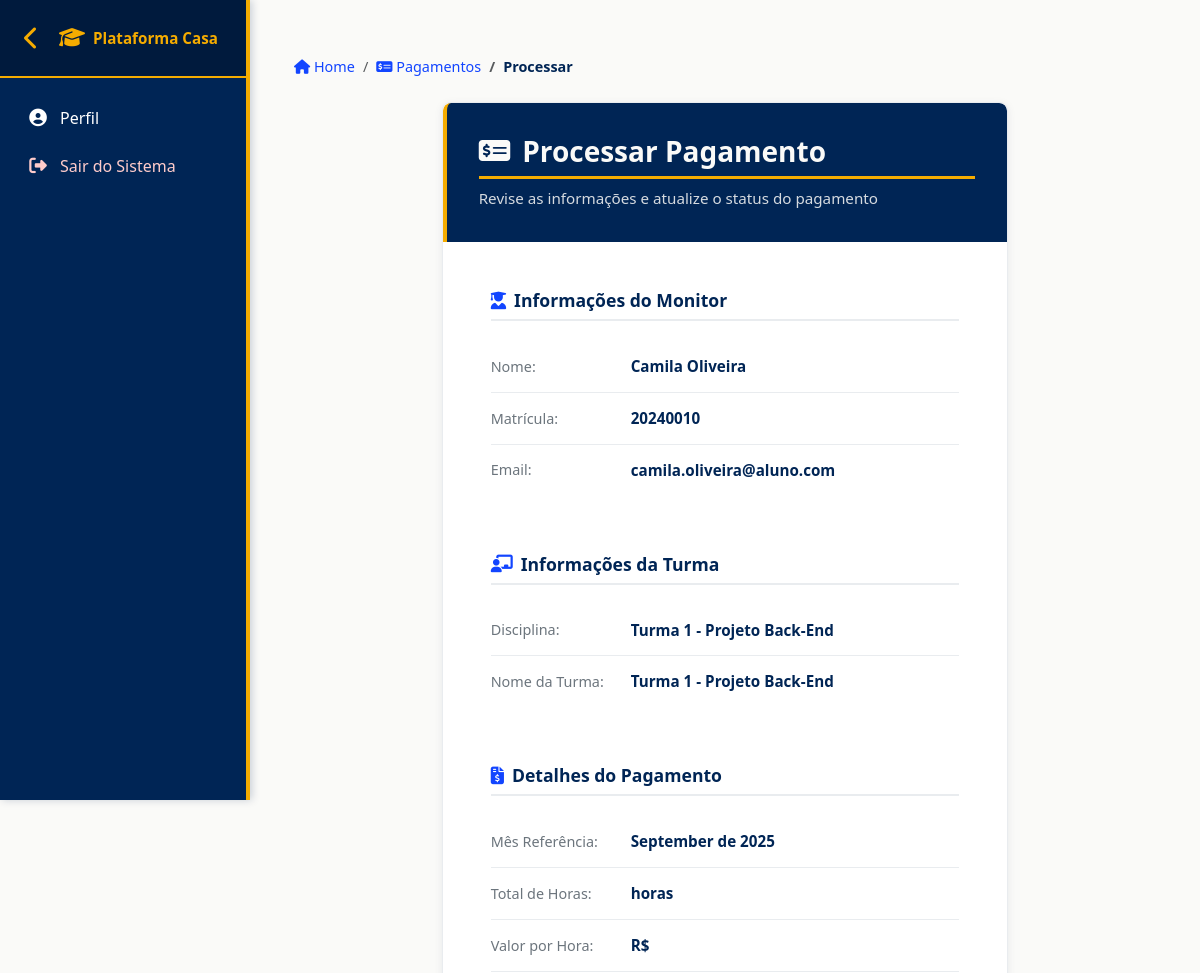
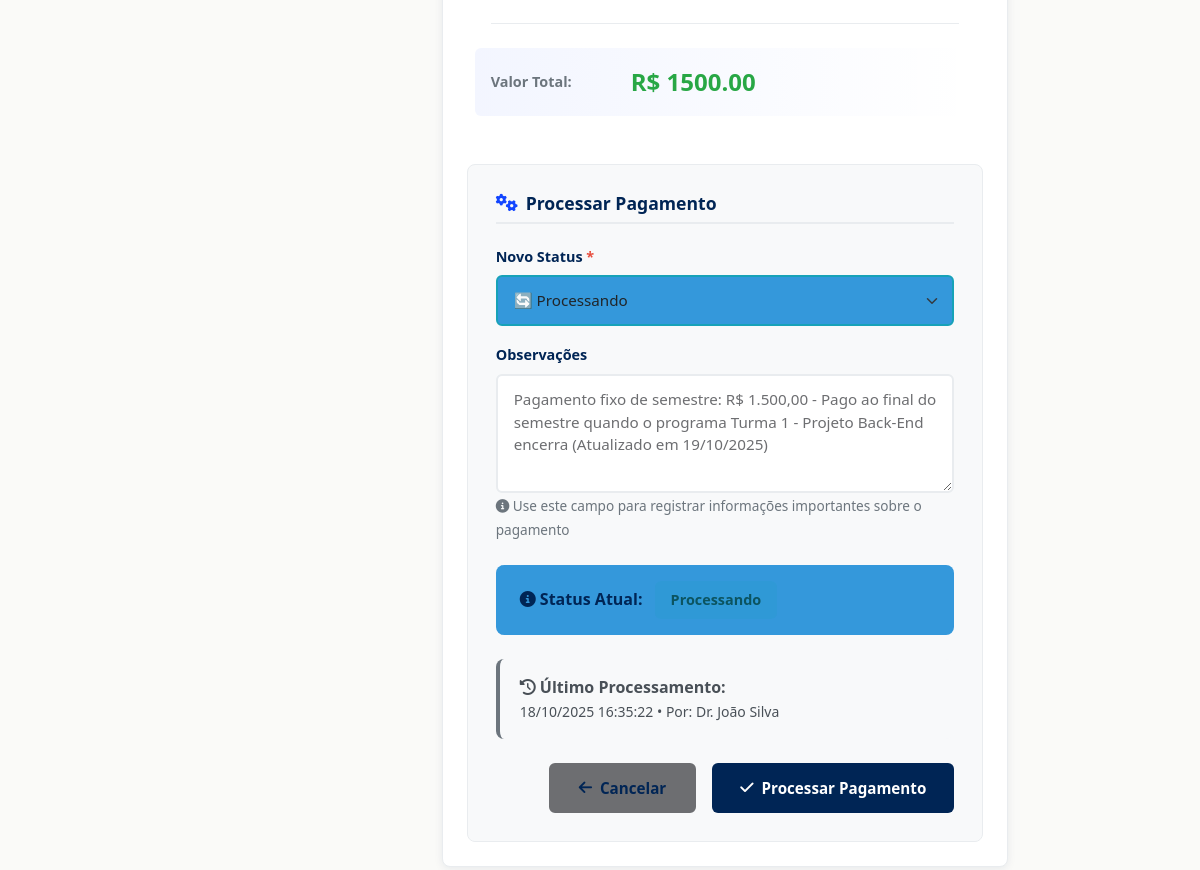
The app's page /gestao/pagamentos/1/processar/ with its own data (2 pictures, top to bottom).
### plataforma_Casa/models.py (models this page shows, shortened)
class StatusPagamento(models.Model):
    STATUS_CHOICES = [
        ('Pendente', 'Pendente'),
        ('Processando', 'Processando'),
        ('Pago', 'Pago'),
        ('Cancelado', 'Cancelado'),
    ]
    VALOR_SEMESTRE = Decimal('1500.00')  # Valor fixo: R$1.500 por semestre
    monitor = models.ForeignKey(Aluno, on_delete=models.CASCADE, related_name='pagamentos')
    turma = models.ForeignKey(Turma, on_delete=models.CASCADE, related_name='pagamentos')
    mes_referencia = models.DateField(help_text="Data final do semestre para este pagamento")
    valor_total = models.DecimalField(max_digits=10, decimal_places=2, editable=False, default=Decimal('1500.00'))
    status = models.CharField(max_length=50, choices=STATUS_CHOICES, default='Pendente')
    processado_por = models.ForeignKey(Funcionario, on_delete=models.SET_NULL, null=True, blank=True, related_name='pagamentos_processados')
    data_processamento = models.DateTimeField(null=True, blank=True)
    observacao = models.TextField(blank=True, null=True, help_text="Observações sobre o pagamento")
    criado_em = models.DateTimeField(auto_now_add=True)
    class Meta:
        verbose_name = 'Status de Pagamento'
        verbose_name_plural = 'Status de Pagamentos'
        ordering = ['-mes_referencia']

class Usuario(models.Model):
    nome = models.CharField(max_length=100)
    email = models.EmailField(max_length=100)
    tipo_usuario = models.ForeignKey(TipoUsuario, on_delete=models.CASCADE)
    ativo = models.BooleanField(default=True)

class Aluno(Usuario):
    matricula = models.CharField(max_length=20, unique=True)
    curso = models.ForeignKey(Curso, on_delete=models.CASCADE)
    data_ingresso = models.DateField()
    periodo = models.IntegerField()
    cr_geral = models.FloatField()

class Turma(models.Model):
    nome = models.CharField(max_length=100)
    vaga = models.ForeignKey(Vaga, on_delete=models.CASCADE)
    sala = models.ForeignKey(Sala, on_delete=models.CASCADE)
    descricao = models.TextField()
    data_inicio = models.DateField()
    data_fim = models.DateField()
    dias_da_semana = models.CharField(max_length=100)  # Ex: "Segunda, Quarta, Sexta"
    horario = models.CharField(max_length=50)  # Ex: "18:00 - 21:00"
    monitor = models.ForeignKey(Aluno, on_delete=models.CASCADE, related_name='monitorias')
    curso = models.ForeignKey(Curso, on_delete=models.CASCADE)
    ativo = models.BooleanField(default=True)
    criado_em = models.DateTimeField(auto_now_add=True)

class Vaga(models.Model):
    nome = models.CharField(max_length=100)
    curso = models.ForeignKey(Curso, on_delete=models.CASCADE)
    coordenador = models.ForeignKey(Funcionario, on_delete=models.CASCADE, related_name='vagas_coordenadas')
    descricao = models.TextField()
    requisitos = models.TextField()
    responsabilidades = models.TextField(blank=True, null=True)  # Novo campo
    numero_vagas = models.IntegerField(default=1)  # Novo campo
    disciplina = models.CharField(max_length=100, blank=True, null=True)  # Novo campo
    monitores = models.ManyToManyField(Aluno, related_name='vagas_inscritas', blank=True)
    ativo = models.BooleanField(default=True)
    criado_em = models.DateTimeField(auto_now_add=True)

### plataforma_Casa/views.py (the view, shortened to what this page needs)
# urls.py: path('gestao/pagamentos/<int:pagamento_id>/processar/', views.processar_pagamento, name='processar_pagamento'),
def processar_pagamento(request, pagamento_id):
    pagamento = get_object_or_404(StatusPagamento, id=pagamento_id)
    context = {'pagamento': pagamento}
    return render(request, 'gestao/processar_pagamento.html', context)

### plataforma_Casa/context_processors.py (called while the page is built, shortened)
def user_groups(request):
    return {
        'is_aluno': False,
        'is_monitor': False,
        'is_professor': False,
        'is_admin': False,
    }

### plataforma_Casa/templates/gestao/processar_pagamento.html (shortened to what this page needs)
{% extends 'base.html' %}
{% load static %}
{% block content %}
<div class="container py-4">
    <nav aria-label="breadcrumb" class="mb-4">
        <ol class="breadcrumb">
            <li class="breadcrumb-item">
                <a href="{% url 'dashboard_gestao' %}"><i class="fas fa-home"></i> Home</a>
            </li>
            <li class="breadcrumb-item">
                <a href="{% url 'gerenciar_pagamentos' %}"><i class="fas fa-money-check-alt"></i> Pagamentos</a>
            </li>
            <li class="breadcrumb-item active" aria-current="page">Processar</li>
        </ol>
    </nav>
    <div class="row justify-content-center">
        <div class="col-lg-8">
            <div class="process-card">
                <div class="page-header">
                    <h1>
                        <i class="fas fa-money-check-alt"></i> Processar Pagamento
                    </h1>
                    <p>Revise as informações e atualize o status do pagamento</p>
                </div>
                <div class="card-body p-4">
                    <div class="info-section">
                        <h5 class="section-title">
                            <i class="fas fa-user-graduate"></i> Informações do Monitor
                        </h5>
                        <div class="info-row">
                            <span class="info-label">Nome:</span>
                            <span class="info-value">{{ pagamento.monitor.nome }}</span>
                        </div>
                        <div class="info-row">
                            <span class="info-label">Matrícula:</span>
                            <span class="info-value">{{ pagamento.monitor.matricula }}</span>
                        </div>
                        <div class="info-row">
                            <span class="info-label">Email:</span>
                            <span class="info-value">{{ pagamento.monitor.email }}</span>
                        </div>
                    </div>
                    <div class="info-section">
                        <h5 class="section-title">
                            <i class="fas fa-chalkboard-teacher"></i> Informações da Turma
                        </h5>
                        <div class="info-row">
                            <span class="info-label">Disciplina:</span>
                            <span class="info-value">{{ pagamento.turma.vaga.disciplina|default:pagamento.turma.nome }}</span>
                        </div>
                        <div class="info-row">
                            <span class="info-label">Nome da Turma:</span>
                            <span class="info-value">{{ pagamento.turma.nome }}</span>
                        </div>
                    </div>
                    <div class="info-section">
                        <h5 class="section-title">
                            <i class="fas fa-file-invoice-dollar"></i> Detalhes do Pagamento
                        </h5>
                        <div class="info-row">
                            <span class="info-label">Mês Referência:</span>
                            <span class="info-value">{{ pagamento.mes_referencia|date:"F \d\e Y" }}</span>
                        </div>
                        <div class="info-row">
                            <span class="info-label">Total de Horas:</span>
                            <span class="info-value">{{ pagamento.total_horas }} horas</span>
                        </div>
                        <div class="info-row">
                            <span class="info-label">Valor por Hora:</span>
                            <span class="info-value">R$ {{ pagamento.valor_hora|floatformat:2 }}</span>
                        </div>
                        <div class="divider"></div>
                        <div class="info-row highlight">
                            <span class="info-label"><strong>Valor Total:</strong></span>
                            <span class="info-value">
                                R$ {{ pagamento.valor_total|floatformat:2 }}
                            </span>
                        </div>
                    </div>
                    <div class="form-section">
                        <h5 class="section-title">
                            <i class="fas fa-cogs"></i> Processar Pagamento
                        </h5>
                        <form method="POST">
                            <div class="mb-3">
                                <label for="status" class="form-label">
                                    Novo Status <span class="text-danger">*</span>
                                </label>
                                <select name="status" id="status" class="form-select" required>
                                    <option value="Processando" {% if pagamento.status == 'Processando' %}selected{% endif %}>
                                        🔄 Processando
                                    </option>
                                </select>
                            </div>
                            <div class="mb-4">
                                <label for="observacao" class="form-label">
                                    Observações
                                </label>
                                <textarea name="observacao"
                                          id="observacao"
                                          class="form-control"
                                          rows="4"
                                          placeholder="Digite observações sobre o processamento...">{{ pagamento.observacao }}</textarea>
                                <small class="text-muted">
                                    <i class="fas fa-info-circle"></i>
                                    Use este campo para registrar informações importantes sobre o pagamento
                                </small>
                            </div>
                            {% if pagamento.status %}
                            <div class="alert alert-info mb-4">
                                <strong><i class="fas fa-info-circle"></i> Status Atual:</strong>
                                <span class="status-badge {{ pagamento.status|lower }} ms-2">
                                    {{ pagamento.status }}
                                </span>
                            </div>
                            {% endif %}
                            {% if pagamento.data_processamento %}
                            <div class="alert alert-secondary mb-4">
                                <strong><i class="fas fa-history"></i> Último Processamento:</strong><br>
                                <small>
                                    {{ pagamento.data_processamento|date:"d/m/Y H:i:s" }}
                                    {% if pagamento.processado_por %}
                                    • Por: {{ pagamento.processado_por.nome }}
                                    {% endif %}
                                </small>
                            </div>
                            {% endif %}
                            <div class="d-flex gap-3 justify-content-end mt-4">
                                <a href="{% url 'gerenciar_pagamentos' %}" class="btn btn-secondary btn-action">
                                    <i class="fas fa-arrow-left"></i> Cancelar
                                </a>
                                <button type="submit" class="btn btn-primary btn-action">
                                    <i class="fas fa-check"></i> Processar Pagamento
                                </button>
                            </div>
                        </form>
                    </div>
                </div>
            </div>
        </div>
    </div>
</div>
{% endblock %}

### plataforma_Casa/static/css/cores-institucionais.css (style rules this page uses)
:root { --cor-amarelo-institucional: #F5AC00; --cor-azul-escuro-principal: #002555; --cor-azul-auxiliar: #1245FF; --cor-cinza-escuro: #6d6e71; --cor-cinza-medio: #a7a9ab; --cor-cinza-claro: #d1d3d4; --cor-branco: #ffffff; --cor-preto: #000000; --cor-sucesso: #27ae60; --cor-erro: #e74c3c; --cor-aviso: #f39c12; --cor-info: #3498db; --sombra-leve: rgba(0, 37, 85, 0.1); --sombra-media: rgba(0, 37, 85, 0.2); --sombra-forte: rgba(0, 37, 85, 0.3); }
html, body { background-color: var(--cor-branco); color: var(--cor-cinza-escuro); font-family: 'Segoe UI', Tahoma, Geneva, Verdana, sans-serif; }
.btn-primary { background-color: var(--cor-azul-escuro-principal); border-color: var(--cor-azul-escuro-principal); color: var(--cor-branco); font-weight: 600; transition: all 0.3s ease; }
.btn-secondary { background-color: var(--cor-cinza-medio); border-color: var(--cor-cinza-medio); color: var(--cor-branco); font-weight: 600; }
.form-label { color: var(--cor-cinza-escuro); font-weight: 600; }
.form-control { border: 1px solid var(--cor-cinza-claro); color: var(--cor-cinza-escuro); transition: all 0.3s ease; }
.form-control::placeholder { color: var(--cor-cinza-medio); }
.alert-info { background-color: #d1ecf1; border-color: #bee5eb; color: #0c5460; }
h1, h2, h3, h4, h5, h6 { color: var(--cor-azul-escuro-principal); font-weight: 700; }
h1 { border-bottom: 3px solid var(--cor-amarelo-institucional); padding-bottom: 0.5rem; }
a { color: var(--cor-azul-escuro-principal); text-decoration: none; transition: all 0.3s ease; }
.text-muted { color: var(--cor-cinza-medio) !important; }

### plataforma_Casa/static/css/cores-padrao.css (style rules this page uses)
:root { --cor-amarelo-institucional: #F5AC00; --cor-azul-escuro-principal: #002555; --cor-azul-auxiliar: #1245FF; --cor-cinza-escuro: #6d6e71; --cor-cinza-medio: #a7a9ab; --cor-cinza-claro: #d1d3d4; --cor-branco: #ffffff; --cor-preto: #000000; --cor-sucesso: #27ae60; --cor-erro: #e74c3c; --cor-aviso: #f39c12; --cor-info: #3498db; }
.bg-primary, .btn-primary, .badge.bg-primary, .alert-primary, .border-primary { background-color: var(--cor-azul-escuro-principal) !important; border-color: var(--cor-azul-escuro-principal) !important; color: var(--cor-branco) !important; }
.text-danger { color: var(--cor-erro) !important; }
.bg-info, .btn-info, .badge.bg-info, .alert-info, .border-info { background-color: var(--cor-info) !important; border-color: var(--cor-info) !important; }
.btn { border-radius: 8px; font-weight: 600; transition: all 0.3s ease; }
.alert { border-radius: 8px; border-left: 4px solid; }
.alert-info { border-left-color: var(--cor-info); background-color: rgba(52, 152, 219, 0.1); color: var(--cor-info); }
.display-4, h1, h2 { color: var(--cor-azul-escuro-principal); }
a { color: var(--cor-azul-escuro-principal); transition: all 0.3s ease; }
.btn-secondary { background-color: var(--cor-cinza-escuro) !important; border-color: var(--cor-cinza-escuro) !important; }
.breadcrumb-item.active { color: var(--cor-azul-escuro-principal) !important; }

### plataforma_Casa/templates/base.html (style rules this page uses)
* { margin: 0; padding: 0; box-sizing: border-box; }
body { background-color: #fafaf8; padding-top: 0; overflow-x: hidden; max-width: 100vw; }
html { overflow-x: hidden; max-width: 100vw; }
html, body { height: 100%; overflow-x: hidden; max-width: 100%; }
.breadcrumb { background-color: transparent; padding: 0; margin-bottom: 2rem; }
.breadcrumb-item.active { color: #667eea; font-weight: 600; }
.form-control, .form-select { border-radius: 8px; padding: 0.7rem 1rem; }
.main-content > * { max-width: 100%; }
.form-control, .form-select, input, textarea, select { max-width: 100%; box-sizing: border-box; }

### records on screen
StatusPagamento: monitor.nome "Camila Oliveira", monitor.matricula "20240010", monitor.email "camila.oliveira@aluno.com", turma.vaga.disciplina "Turma 1 - Projeto Back-End", turma.nome "Turma 1 - Projeto Back-End", mes_referencia "September de 2025", valor_total "1500.00", status "🔄 Processando", observacao "Pagamento fixo de semestre: R$ 1.500,00 - Pago ao final do semestre quando o programa Turma 1 - Projeto Back-End encerra (Atualizado em 19/10/2025)", status "Processando", data_processamento "18/10/2025 16:35:22", processado_por.nome "Dr. João Silva"
